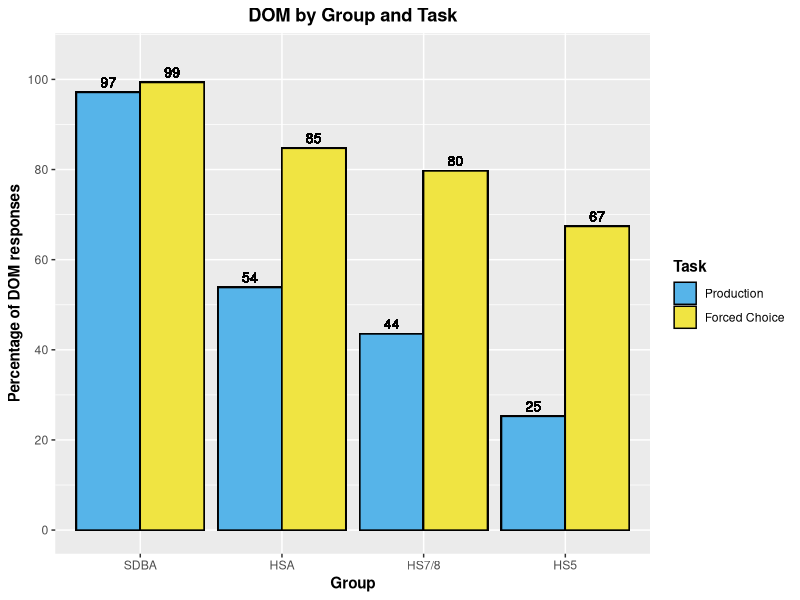

This figure's R source:
library(tidyverse)
library(here)

# Load DOM data
## EPT
SDB_EPT <- read.csv(here("./CSV Files/SDB/SDB DOM EPT.csv")) %>% 
  mutate(Group = "SDBA",
         Task = "Production")

HSA_EPT <- read.csv(here("./CSV Files/Adult HS/Adult HS DOM EPT.csv")) %>% 
  mutate(Group = "HSA",
         Task = "Production")

DLI78_EPT <- read.csv(here("./CSV Files/DLI-78/DLI-78 DOM EPT.csv")) %>% 
  mutate(Group = "HS7/8",
         Task = "Production")

MLS78_EPT <- read.csv(here("./CSV Files/MLS-78/MLS-78 DOM EPT.csv")) %>% 
  filter(!School == "GBCS") %>%
  mutate(Group = "HS7/8",
         Task = "Production")

DLI5_EPT <- read.csv(here("./CSV Files/MLS-5/MLS-5 DOM EPT.csv")) %>% 
  mutate(Group = "HS5",
         Task = "Production")

MLS5_EPT <- read.csv(here("./CSV Files/MLS-5/MLS-5 DOM EPT.csv")) %>% 
  filter(!School == "GBCS") %>% 
  mutate(Group = "HS5",
         Task = "Production")


## FCT
SDB_FCT <- read.csv(here("./CSV Files/SDB/SDB DOM FCT.csv")) %>% 
  mutate(Group = "SDBA",
         Task = "Forced Choice")

HSA_FCT <- read.csv(here("./CSV Files/Adult HS/Adult HS DOM FCT.csv")) %>% 
  mutate(Group = "HSA",
         Task = "Forced Choice")

DLI78_FCT <- read.csv(here("./CSV Files/DLI-78/DLI-78 DOM FCT.csv")) %>% 
  mutate(Group = "HS7/8",
         Task = "Forced Choice")

MLS78_FCT <- read.csv(here("./CSV Files/MLS-78/MLS-78 DOM FCT.csv")) %>% 
  filter(!School == "GBCS") %>%
  mutate(Group = "HS7/8",
         Task = "Forced Choice")

DLI5_FCT <- read.csv(here("./CSV Files/MLS-5/MLS-5 DOM FCT.csv")) %>% 
  mutate(Group = "HS5",
         Task = "Forced Choice")

MLS5_FCT <- read.csv(here("./CSV Files/MLS-5/MLS-5 DOM FCT.csv")) %>% 
  filter(!School == "GBCS") %>% 
  mutate(Group = "HS5",
         Task = "Forced Choice")

## Join HS datasets
HS78_EPT <- rbind(DLI78_EPT, MLS78_EPT)
HS78_FCT <- rbind(DLI78_FCT, MLS78_FCT)

HS5_EPT <- rbind(DLI5_EPT, MLS5_EPT)
HS5_FCT <- rbind(DLI5_FCT, MLS5_FCT)


# Generate DOM participant averages for graph
## SDBA
SDB_EPT_Structure <- aggregate(SDB_EPT$DOM_Use, list(SDB_EPT$Structure), FUN = mean, na.rm = TRUE)
SDB_EPT_Structure <- SDB_EPT_Structure %>% rename(Structure_Avg = x)
SDB_EPT_Structure <- left_join(SDB_EPT, SDB_EPT_Structure, by = c("Structure" = "Group.1")) %>%  
  mutate(Structure_Percentage = Structure_Avg * 100)

SDB_FCT_Structure <- aggregate(SDB_FCT$DOM_Use, list(SDB_FCT$Structure), FUN = mean, na.rm = TRUE)
SDB_FCT_Structure <- SDB_FCT_Structure %>% rename(Structure_Avg = x)
SDB_FCT_Structure <- left_join(SDB_FCT, SDB_FCT_Structure, by = c("Structure" = "Group.1")) %>%  
  mutate(Structure_Percentage = Structure_Avg * 100)


## HSA
HSA_EPT_Structure <- aggregate(HSA_EPT$DOM_Use, list(HSA_EPT$Structure), FUN = mean, na.rm = TRUE)
HSA_EPT_Structure <- HSA_EPT_Structure %>% rename(Structure_Avg = x)
HSA_EPT_Structure <- left_join(HSA_EPT, HSA_EPT_Structure, by = c("Structure" = "Group.1")) %>%  
  mutate(Structure_Percentage = Structure_Avg * 100)

HSA_FCT_Structure <- aggregate(HSA_FCT$DOM_Use, list(HSA_FCT$Structure), FUN = mean, na.rm = TRUE)
HSA_FCT_Structure <- HSA_FCT_Structure %>% rename(Structure_Avg = x)
HSA_FCT_Structure <- left_join(HSA_FCT, HSA_FCT_Structure, by = c("Structure" = "Group.1")) %>%  
  mutate(Structure_Percentage = Structure_Avg * 100)


## HS7/8
HS78_EPT_Structure <- aggregate(HS78_EPT$DOM_Use, list(HS78_EPT$Structure), FUN = mean, na.rm = TRUE)
HS78_EPT_Structure <- HS78_EPT_Structure %>% rename(Structure_Avg = x)
HS78_EPT_Structure <- left_join(HS78_EPT, HS78_EPT_Structure, by = c("Structure" = "Group.1")) %>%  
  mutate(Structure_Percentage = Structure_Avg * 100)

HS78_FCT_Structure <- aggregate(HS78_FCT$DOM_Use, list(HS78_FCT$Structure), FUN = mean, na.rm = TRUE)
HS78_FCT_Structure <- HS78_FCT_Structure %>% rename(Structure_Avg = x)
HS78_FCT_Structure <- left_join(HS78_FCT, HS78_FCT_Structure, by = c("Structure" = "Group.1")) %>%  
  mutate(Structure_Percentage = Structure_Avg * 100)


## HS5
HS5_EPT_Structure <- aggregate(HS5_EPT$DOM_Use, list(HS5_EPT$Structure), FUN = mean, na.rm = TRUE)
HS5_EPT_Structure <- HS5_EPT_Structure %>% rename(Structure_Avg = x)
HS5_EPT_Structure <- left_join(HS5_EPT, HS5_EPT_Structure, by = c("Structure" = "Group.1")) %>%  
  mutate(Structure_Percentage = Structure_Avg * 100)

HS5_FCT_Structure <- aggregate(HS5_FCT$DOM_Use, list(HS5_FCT$Structure), FUN = mean, na.rm = TRUE)
HS5_FCT_Structure <- HS5_FCT_Structure %>% rename(Structure_Avg = x)
HS5_FCT_Structure <- left_join(HS5_FCT, HS5_FCT_Structure, by = c("Structure" = "Group.1")) %>%  
  mutate(Structure_Percentage = Structure_Avg * 100)


# Rejoin datasets after averages
EPT <- rbind(SDB_EPT_Structure, HSA_EPT_Structure, HS78_EPT_Structure, HS5_EPT_Structure)
FCT <- rbind(SDB_FCT_Structure, HSA_FCT_Structure, HS78_FCT_Structure, HS5_FCT_Structure)

Master <- rbind(EPT, FCT)
Master$Group <- factor(Master$Group, levels = c("SDBA", "HSA", "HS7/8", "HS5"))
Master$Task <- factor(Master$Task, levels = c("Production", "Forced Choice"))


# Generate bar graph
Master %>% 
  ggplot(aes(x = Group, y = Structure_Percentage, fill = Task)) +
  geom_bar(position = "dodge", color = "black", stat = "identity") +
  scale_y_continuous(breaks = seq(0, 100, 20),
                     limits = c(0, 105)) +
  geom_text(aes(label = round(Structure_Percentage)),
            position = position_dodge(width = .9),
            vjust = -0.5,
            size = 3.5) +
  scale_fill_manual(values = c("#56B4E9", "#F0E442")) +
  labs(x = "Group", y = "Percentage of DOM responses", fill = "Task", title = "DOM by Group and Task") +
  theme(axis.title = element_text(face = "bold"),
        plot.title = element_text(hjust = 0.5, face = "bold"),
        legend.title = element_text(face = "bold"),
        strip.text.x = element_text(face = "bold"))  
